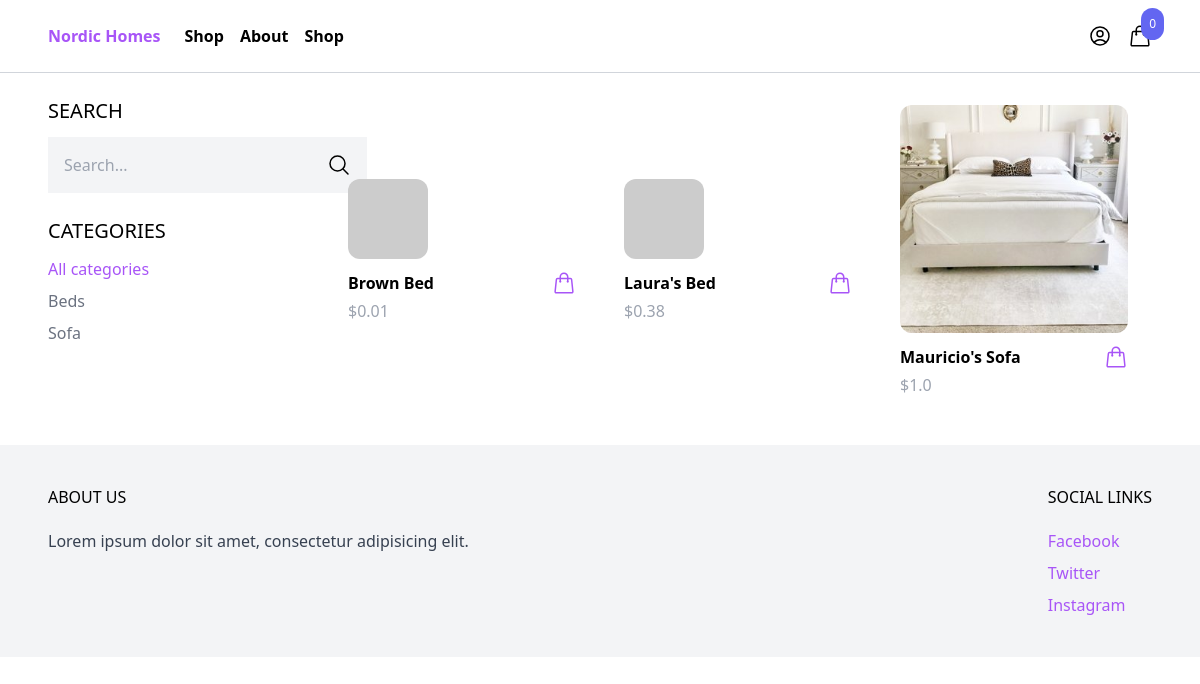
The app's page /shop/ with its own data.
### product/models.py (models this page shows, shortened)
class Category(models.Model):
    name = models.CharField(max_length=255)
    slug = models.SlugField()
    class Meta:
        ordering = ('name',)

class Product(models.Model):
    category = models.ForeignKey(Category, related_name='products', on_delete=models.CASCADE)
    name = models.CharField(max_length=255)
    slug = models.SlugField()
    description = models.TextField(blank=True, null=True)
    price = models.IntegerField()
    created_at = models.DateTimeField(auto_now_add=True)
    image = models.ImageField(upload_to='uploads/', blank=True, null=True)
    thumbnail = models.ImageField(upload_to='uploads/', blank=True, null=True)
    class Meta:
        ordering = ('-created_at',)
    def get_display_price(self):
        return self.price / 100
    def get_thumbnail(self):
        if self.thumbnail:
            return self.thumbnail.url
        else:
            if self.image:
                self.thumbnail = self.make_thumbnail(self.image)
                self.save()
                return self.thumbnail.url
            else:
                return 'https://via.placeholder.com/240x240x.jpg'

### core/views.py (the view)
# urls.py: path('shop/', shop, name='shop'),
def shop(request):
    products = Product.objects.all()
    categories = Category.objects.all()
    active_category = request.GET.get('category', '')
    if active_category:
        products = products.filter(category__slug=active_category) # nos quedamos con los productos que tengan relacion donde el objeto categoria
    query = request.GET.get('query', '')
    if query:
        products = products.filter(Q(name__icontains=query) | Q(description__icontains=query)) # Buscamos por nombre y descripcion
    context = {
        'products': products,
        'categories': categories,
        'active_category': active_category,
    }
    return render(request, 'core/shop.html', context)

### cart/cart.py (called while the page is built)
    def __len__(self):
        return sum(item['quantity'] for item in self.cart.values())

### cart/context_processors.py (called while the page is built)
def cart(request):
    return {'cart': Cart(request)}

### core/templates/core/shop.html
{% extends 'core/base.html' %}
{% block content %}
<div class="max-w-6xl mx-auto flex flex-wrap items-start py-6 px-6 xl:px-0">
    <div class="filters w-full lg:w-1/4">
        <h3 class="mb-3 text-xl uppercase">Search</h3>
        <form method="get" action=".">
            <div class="flex">
                <input type="text" name="query" class="p-4 bg-gray-100 border-0" placeholder="Search...">
                <button class="p-4 bg-gray-100 border-0">
                    <svg xmlns="http://www.w3.org/2000/svg" fill="none" viewBox="0 0 24 24" stroke-width="1.5" stroke="currentColor" class="size-6">
                        <path stroke-linecap="round" stroke-linejoin="round" d="m21 21-5.197-5.197m0 0A7.5 7.5 0 1 0 5.196 5.196a7.5 7.5 0 0 0 10.607 10.607Z" />
                    </svg>
                </button>
            </div>
        </form>
        <h3 class="mt-6 mb-3 text-xl uppercase">Categories</h3>
        <ul class="space-y-2">
            <li><a href="{% url 'shop' %}" class="{% if not active_category %}text-purple-500{% else %}text-gray-500{% endif %}">All categories</a></li>
            {% for category in categories %}
                <li><a href="{% url 'shop' %}?category={{category.slug}}" class="{% if category.slug == active_category %}text-purple-500{% else %}text-gray-500{% endif %}">{{category.name}}</a></li>
            {% endfor %}
        </ul>
    </div>
    <div class="products w-full lg:w-3/4 -mt-4 flex items-center flex-wrap">
        {% for product in products %}
            {% include 'product/partials/product_list_item.html' %}
        {% endfor %}
    </div>
</div>
{% endblock %}

### core/templates/core/base.html (shortened to what this page needs)
<!DOCTYPE html>
<html lang="en">
<head>
    <script src="https://cdn.tailwindcss.com"></script>
</head>
<body>
    <nav class="border-b border-gray-300">
        <div class="max-w-6xl mx-auto py-2 px-6 xl:px-0 flex items-center justify-between">
            <div class="menu-left flex items-center space-x-6">
                <a href="#" class="py-4 text-lb text-purple-500 font-semibold">Nordic Homes</a>
                <ul class="flex items-center space-x-4 font-semibold">
                    <li><a href="{% url 'shop' %}">Shop</a></li>
                    <li><a href="#">About</a></li>
                    <li><a href="#">Shop</a></li>
                </ul>
            </div>
            <div class="menu-right flex items-center space-x-4">
                <a href="#">
                </a>
                {% include 'cart/menu_cart.html' %}
            </div>
        </div>
    </nav>
    <main>
        {% block content%}
        {% endblock %}
    </main>
    <footer class="bg-gray-100">
        <div class="max-w-6xl mx-auto py-10 px-6 xl:px-0 md:flex justify-between">
            <div class="footer-left mb-12 md:mb-0">
                <h2 class="mb-5 uppercase textc-lg">About Us</h2>
                <p class="text-gray-700">Lorem ipsum dolor sit amet, consectetur adipisicing elit. </p>
            </div>
            <div class="footer-right">
                <h2 class="mb-5 uppercase textc-lg">Social Links</h2>
                <ul class="space-y-2">
                    <li><a href="#" class="text-purple-500 hover:text-purple-800">Facebook</a></li>
                    <li><a href="#" class="text-purple-500 hover:text-purple-800">Twitter</a></li>
                    <li><a href="#" class="text-purple-500 hover:text-purple-800">Instagram</a></li>
                </ul>
            </div>
        </div>
    </footer>
</body>
</html>

### cart/templates/cart/menu_cart.html (shortened to what this page needs)
<a href="#" id="menu-cart-button" class="relative">
    <span class="p-2 absolute -top-4 -right-3 bg-indigo-500 text-white text-xs rounded-full">{{cart|length}}</span>
</a>

### product/templates/product/partials/product_list_item.html (shortened to what this page needs)
<div class="w-full md:w-1/3 xl:w-1/4 p-6">
    <a href="{% url 'product' product.slug %}">
        <img srcset="{{ product.get_thumbnail }}" class="rounded-xl hover:shadow-lg" src="C:\Users\Mauricio_AG\Downloads\FlexStart\assets\img\portfolio\app-1.jpg" alt="">
    </a>
    <div class="pt-3 flex items-center justify-between ">
        <a href="{% url 'product' product.slug %}" class="font-semibold">{{product.name}}</a>
        <a href="{% url 'product' product.slug %}" class="text-purple-500 hover:text-purple-800">
        </a>
    </div>
    <p class="pt-1 text-gray-400">${{product.get_display_price}}</p>
</div>

### records on screen
Category: name "Beds"
Category: name "Sofa"
Product: name "Brown Bed", get_display_price "0.01"
Product: name "Laura's Bed", get_display_price "0.38"
Product: get_thumbnail (picture), name "Mauricio's Sofa", get_display_price "1.0"

### other values on screen
{{ cart|length }} "0"
